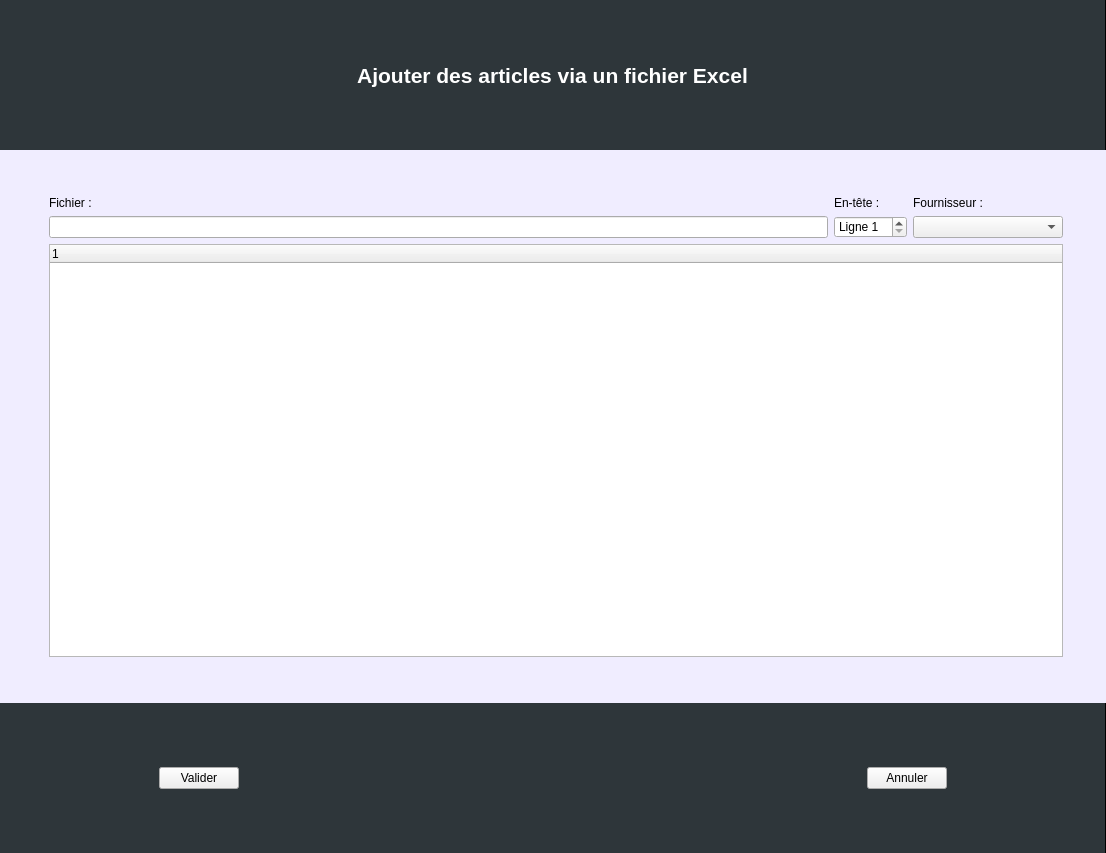
<?xml version="1.0" encoding="UTF-8"?>
<ui version="4.0">
 <class>add_excel</class>
 <widget class="QWidget" name="add_excel">
  <property name="geometry">
   <rect>
    <x>0</x>
    <y>0</y>
    <width>1106</width>
    <height>853</height>
   </rect>
  </property>
  <property name="windowTitle">
   <string>MainWindow</string>
  </property>
  <property name="styleSheet">
   <string notr="true">#add_excel{
background: rgb(240, 237, 255);
border: none;
}</string>
  </property>
  <layout class="QGridLayout" name="gridLayout_3">
   <property name="leftMargin">
    <number>0</number>
   </property>
   <property name="topMargin">
    <number>0</number>
   </property>
   <property name="rightMargin">
    <number>0</number>
   </property>
   <property name="bottomMargin">
    <number>0</number>
   </property>
   <item row="3" column="3">
    <widget class="QSpinBox" name="spinBox">
     <property name="prefix">
      <string>Ligne </string>
     </property>
     <property name="minimum">
      <number>1</number>
     </property>
     <property name="value">
      <number>1</number>
     </property>
    </widget>
   </item>
   <item row="2" column="4">
    <widget class="QLabel" name="label_2">
     <property name="text">
      <string>Fournisseur :</string>
     </property>
    </widget>
   </item>
   <item row="4" column="5">
    <spacer name="horizontalSpacer_4">
     <property name="orientation">
      <enum>Qt::Horizontal</enum>
     </property>
     <property name="sizeType">
      <enum>QSizePolicy::Preferred</enum>
     </property>
     <property name="sizeHint" stdset="0">
      <size>
       <width>40</width>
       <height>20</height>
      </size>
     </property>
    </spacer>
   </item>
   <item row="6" column="0" colspan="6">
    <widget class="QFrame" name="frame_2">
     <property name="minimumSize">
      <size>
       <width>0</width>
       <height>150</height>
      </size>
     </property>
     <property name="maximumSize">
      <size>
       <width>16777215</width>
       <height>150</height>
      </size>
     </property>
     <property name="styleSheet">
      <string notr="true">#frame_2 {
background: rgb(46, 54, 58);
border: none;
border-right: 1px solid black;
}</string>
     </property>
     <property name="frameShape">
      <enum>QFrame::StyledPanel</enum>
     </property>
     <property name="frameShadow">
      <enum>QFrame::Raised</enum>
     </property>
     <layout class="QGridLayout" name="gridLayout_2">
      <item row="0" column="4">
       <spacer name="horizontalSpacer_3">
        <property name="orientation">
         <enum>Qt::Horizontal</enum>
        </property>
        <property name="sizeHint" stdset="0">
         <size>
          <width>152</width>
          <height>20</height>
         </size>
        </property>
       </spacer>
      </item>
      <item row="0" column="3">
       <widget class="QPushButton" name="pushButton_cancel">
        <property name="text">
         <string>Annuler</string>
        </property>
       </widget>
      </item>
      <item row="0" column="0">
       <spacer name="horizontalSpacer_2">
        <property name="orientation">
         <enum>Qt::Horizontal</enum>
        </property>
        <property name="sizeHint" stdset="0">
         <size>
          <width>153</width>
          <height>20</height>
         </size>
        </property>
       </spacer>
      </item>
      <item row="0" column="2">
       <spacer name="horizontalSpacer">
        <property name="orientation">
         <enum>Qt::Horizontal</enum>
        </property>
        <property name="sizeHint" stdset="0">
         <size>
          <width>624</width>
          <height>20</height>
         </size>
        </property>
       </spacer>
      </item>
      <item row="0" column="1">
       <widget class="QPushButton" name="pushButton_valide">
        <property name="text">
         <string>Valider</string>
        </property>
       </widget>
      </item>
     </layout>
    </widget>
   </item>
   <item row="1" column="2">
    <spacer name="verticalSpacer">
     <property name="orientation">
      <enum>Qt::Vertical</enum>
     </property>
     <property name="sizeType">
      <enum>QSizePolicy::Preferred</enum>
     </property>
     <property name="sizeHint" stdset="0">
      <size>
       <width>20</width>
       <height>40</height>
      </size>
     </property>
    </spacer>
   </item>
   <item row="2" column="3">
    <widget class="QLabel" name="label_3">
     <property name="text">
      <string>En-tête :</string>
     </property>
    </widget>
   </item>
   <item row="2" column="2">
    <widget class="QLabel" name="label">
     <property name="text">
      <string>Fichier :</string>
     </property>
    </widget>
   </item>
   <item row="3" column="2">
    <widget class="QLineEdit" name="lineEdit_path">
     <property name="readOnly">
      <bool>true</bool>
     </property>
    </widget>
   </item>
   <item row="3" column="4">
    <widget class="QComboBox" name="comboBox_vendor">
     <property name="minimumSize">
      <size>
       <width>150</width>
       <height>0</height>
      </size>
     </property>
    </widget>
   </item>
   <item row="4" column="1">
    <spacer name="horizontalSpacer_5">
     <property name="orientation">
      <enum>Qt::Horizontal</enum>
     </property>
     <property name="sizeType">
      <enum>QSizePolicy::Preferred</enum>
     </property>
     <property name="sizeHint" stdset="0">
      <size>
       <width>40</width>
       <height>20</height>
      </size>
     </property>
    </spacer>
   </item>
   <item row="4" column="2" colspan="3">
    <widget class="QTreeWidget" name="treeWidget">
     <column>
      <property name="text">
       <string notr="true">1</string>
      </property>
     </column>
    </widget>
   </item>
   <item row="0" column="0" colspan="6">
    <widget class="QFrame" name="frame">
     <property name="minimumSize">
      <size>
       <width>0</width>
       <height>150</height>
      </size>
     </property>
     <property name="styleSheet">
      <string notr="true">#frame {
background: rgb(46, 54, 58);
border: none;
border-right: 1px solid black;
}</string>
     </property>
     <property name="frameShape">
      <enum>QFrame::StyledPanel</enum>
     </property>
     <property name="frameShadow">
      <enum>QFrame::Raised</enum>
     </property>
     <layout class="QGridLayout" name="gridLayout">
      <item row="0" column="0">
       <widget class="QLabel" name="label_4">
        <property name="font">
         <font>
          <pointsize>16</pointsize>
          <bold>true</bold>
         </font>
        </property>
        <property name="styleSheet">
         <string notr="true">QLabel {
	color: rgb(255, 255, 255);
}</string>
        </property>
        <property name="text">
         <string>Ajouter des articles via un fichier Excel</string>
        </property>
        <property name="alignment">
         <set>Qt::AlignCenter</set>
        </property>
       </widget>
      </item>
     </layout>
    </widget>
   </item>
   <item row="5" column="2">
    <spacer name="verticalSpacer_2">
     <property name="orientation">
      <enum>Qt::Vertical</enum>
     </property>
     <property name="sizeType">
      <enum>QSizePolicy::Preferred</enum>
     </property>
     <property name="sizeHint" stdset="0">
      <size>
       <width>20</width>
       <height>40</height>
      </size>
     </property>
    </spacer>
   </item>
  </layout>
 </widget>
 <resources/>
 <connections/>
</ui>
